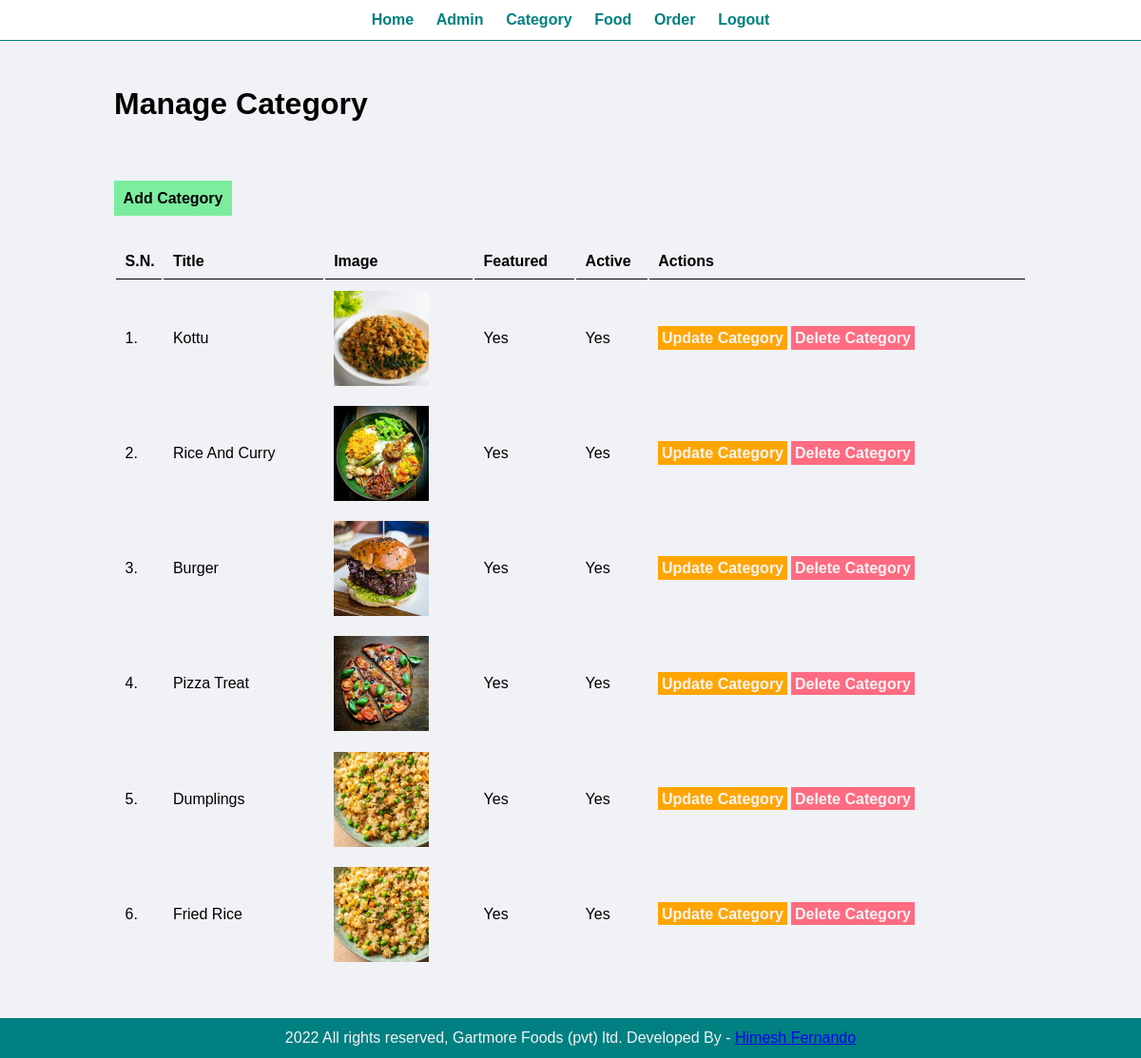
Page /food-order/admin/manage-category.php (signed in) on the committed database.
### tables this page shows
CREATE TABLE `tbl_category` (
  `id` int(10) UNSIGNED NOT NULL,
  `title` varchar(100) NOT NULL,
  `image_name` varchar(255) NOT NULL,
  `featured` varchar(10) NOT NULL,
  `active` varchar(10) NOT NULL
);

### food-order/admin/manage-category.php (the view, shortened to what this page needs)
<?php include('partials/menu.php'); ?>
<div class="main-content">
    <div class="wrapper">
        <h1>Manage Category</h1>
        <br /><br />
        <br><br>
                <a href="<?php echo SITEURL; ?>admin/add-category.php" class="btn-primary">Add Category</a>
                <br /><br /><br />
                <table class="tbl-full">
                    <tr>
                        <th>S.N.</th>
                        <th>Title</th>
                        <th>Image</th>
                        <th>Featured</th>
                        <th>Active</th>
                        <th>Actions</th>
                    </tr>
                    <?php
                        $sql = "SELECT * FROM tbl_category";
                        $res = mysqli_query($conn, $sql);
                        $count = mysqli_num_rows($res);
                        $sn=1;
                        if($count>0)
                        {
                            while($row=mysqli_fetch_assoc($res))
                            {
                                $id = $row['id'];
                                $title = $row['title'];
                                $image_name = $row['image_name'];
                                $featured = $row['featured'];
                                $active = $row['active'];
                                ?>
                                    <tr>
                                        <td><?php echo $sn++; ?>. </td>
                                        <td><?php echo $title; ?></td>
                                        <td>
                                            <?php
                                                if($image_name!="")
                                                {
                                                    ?>
                                                    <img src="<?php echo SITEURL; ?>images/category/<?php echo $image_name; ?>" width="100px" >
                                                    <?php
                                                }
                                                else
                                                {
                                                    echo "<div class='error'>Image not Added.</div>";
                                                }
                                            ?>
                                        </td>
                                        <td><?php echo $featured; ?></td>
                                        <td><?php echo $active; ?></td>
                                        <td>
                                            <a href="<?php echo SITEURL; ?>admin/update-category.php?id=<?php echo $id; ?>" class="btn-secondry">Update Category</a>
                                            <a href="<?php echo SITEURL; ?>admin/delete-category.php?id=<?php echo $id; ?>&image_name=<?php echo $image_name; ?>" class="btn-delete">Delete Category</a>
                                        </td>
                                    </tr>
                                <?php
                            }
                        }
                        else
                        {
                            ?>
                            <tr>
                                <td colspan="6"><div class="error">No Category Added.</div></td>
                            </tr>
                            <?php
                        }
                    ?>
                </table>
    </div>
</div>
<?php include('partials/footer.php'); ?>

### food-order/admin/partials/menu.php (shortened to what this page needs)
<html>
<head>
    <link rel="stylesheet" href="../css/admin.css">
</head>
<body>
    <div class="menu text-center">
        <div class="wrapper">
            <ul>
                <li><a href="index.php">Home</a></li>
                <li><a href="manage-admin.php">Admin</a></li>
                <li><a href="manage-category.php">Category</a></li>
                <li><a href="manage-food.php">Food</a></li>
                <li><a href="manage-order.php">Order</a></li>
                <li><a href="logout.php">Logout</a></li>
        </div>
    </div>

### food-order/admin/partials/footer.php
<div class="footer">
        <div class="wrapper">
            <p class="text-center">2022 All rights reserved, Gartmore Foods (pvt) ltd. Developed By - <a href= "#"> Himesh Fernando </a> </p>
        </div>
    </div>
</body>
</html>

### food-order/css/admin.css (style rules this page uses)
* { margin: 0; padding: 0; font-family: Arial, Helvetica, sans-serif; }
.wrapper { padding: 1%; width: 80%; margin: 0 auto; }
.text-center { text-align: center; }
.tbl-full { width: 100%; }
table tr th { border-bottom: 1px solid black; padding: 1%; text-align: left; }
table tr td { padding: 1%; }
.btn-primary { background-color: #7bed9f; padding: 1%; color: black; text-decoration: none; font-weight: bold; }
.btn-secondry { background-color:#ffa502; padding: 1%; color: whitesmoke; text-decoration: none; font-weight: bold; }
.btn-delete { background-color:#ff6b81; padding: 1%; color: whitesmoke; text-decoration: none; font-weight: bold; }
.menu { border-bottom:1px solid teal; }
.menu ul { list-style-type: none; }
.menu ul li { display: inline; padding: 1%; }
.menu ul li a { text-decoration: none; font-weight: bold; color:teal ; }
.main-content { background-color: #f1f2f6; padding: 3% 0 ; }
.footer { background-color: teal; color: #f1f2f6; }

### rows in the picture
tbl_category: title "Kottu", image_name (picture), featured "Yes", active "Yes"
tbl_category: title "Rice And Curry", image_name (picture), featured "Yes", active "Yes"
tbl_category: title "Burger", image_name (picture), featured "Yes", active "Yes"
tbl_category: title "Pizza Treat", image_name (picture), featured "Yes", active "Yes"
tbl_category: title "Dumplings", image_name (picture), featured "Yes", active "Yes"
tbl_category: title "Fried Rice", image_name (picture), featured "Yes", active "Yes"
